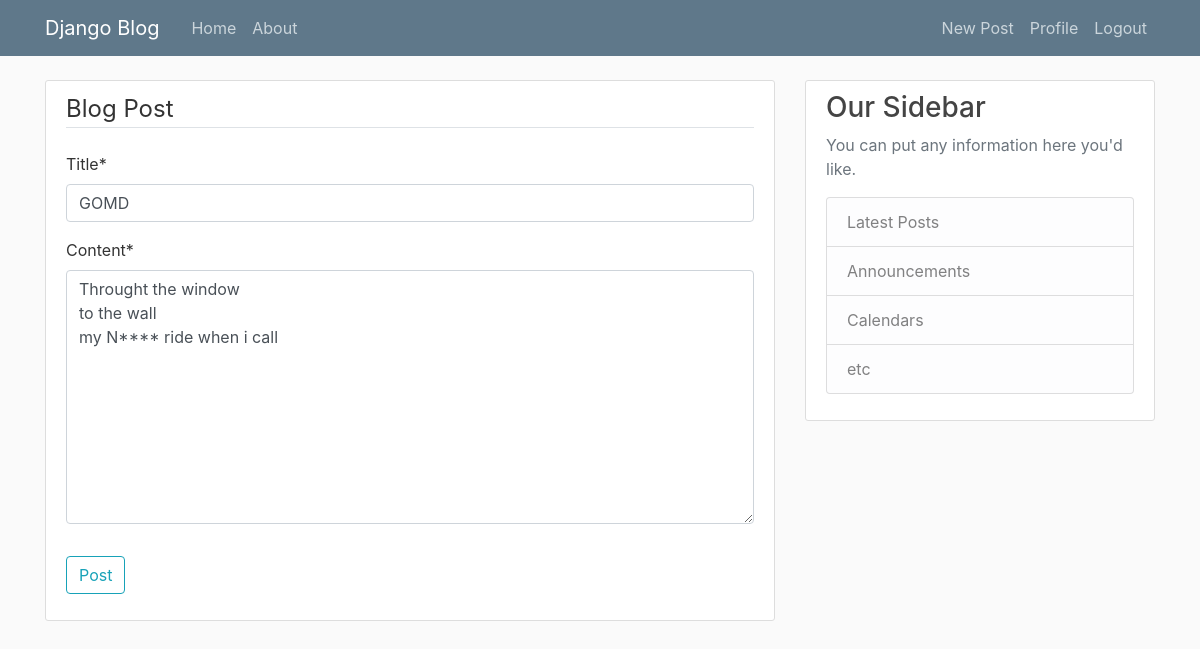
Screenshot of /post/27/update/ (signed in) with the database file from the repository.
### blogging/models.py (models this page shows, shortened)
class Post(models.Model):
    title = models.CharField(max_length=100)
    content = models.TextField()
    date_posted = models.DateTimeField(default=timezone.now)
    author = models.ForeignKey(User, on_delete=models.CASCADE)

### blogging/views.py (the view, shortened to what this page needs)
# urls.py: path('post/<int:pk>/update/', PostUpdateView.as_view(), name='post-update'),
class PostUpdateView(LoginRequiredMixin, UserPassesTestMixin, UpdateView):
    model = Post
    fields = ['title', 'content']
    def test_func(self):
        post = self.get_object()
        if self.request.user == post.author:
            return True
        return False

### templates/blogging/post_form.html (shortened to what this page needs)
{% extends 'base.html' %}
{% load crispy_forms_tags %}
{% block content %}
<div class="content-section">
    <form method='POST'>
        <fieldset class="form-group">
            <legend class="border-bottom mb-4">Blog Post</legend>
            {{ form|crispy }}
        </fieldset>
        <div class="form-group">
            <button class="btn btn-outline-info" type="submit">Post</button>
        </div>
    </form>
</div>
{% endblock %}

### statics/css/main.css (style rules this page uses)
body { background: #fafafa; color: #333333; margin-top: 5rem; }
.content-section { background: #ffffff; padding: 10px 20px; border: 1px solid #dddddd; border-radius: 3px; margin-bottom: 20px; }

### rows the page displays
Post: title "GOMD", content "Throught the window to the wall my N**** ride when i call"
